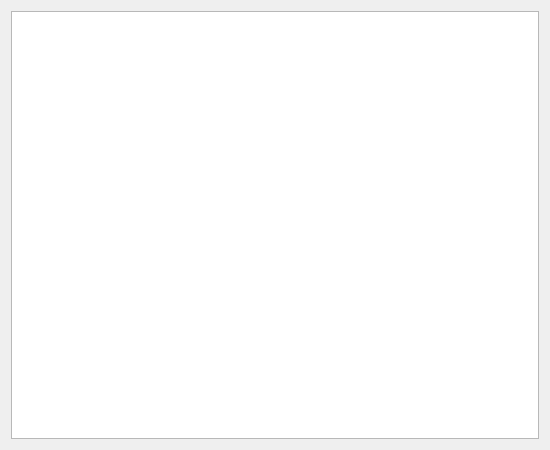
<?xml version="1.0" encoding="UTF-8"?>
<ui version="4.0">
 <class>Form</class>
 <widget class="QWidget" name="Form">
  <property name="geometry">
   <rect>
    <x>0</x>
    <y>0</y>
    <width>550</width>
    <height>450</height>
   </rect>
  </property>
  <property name="font">
   <font>
    <family>宋体</family>
   </font>
  </property>
  <property name="windowTitle">
   <string>更新记录</string>
  </property>
  <layout class="QGridLayout" name="gridLayout">
   <item row="0" column="0">
    <widget class="QTextBrowser" name="textBrowser">
     <property name="font">
      <font>
       <family>宋体</family>
       <pointsize>10</pointsize>
      </font>
     </property>
    </widget>
   </item>
  </layout>
 </widget>
 <resources/>
 <connections/>
</ui>
